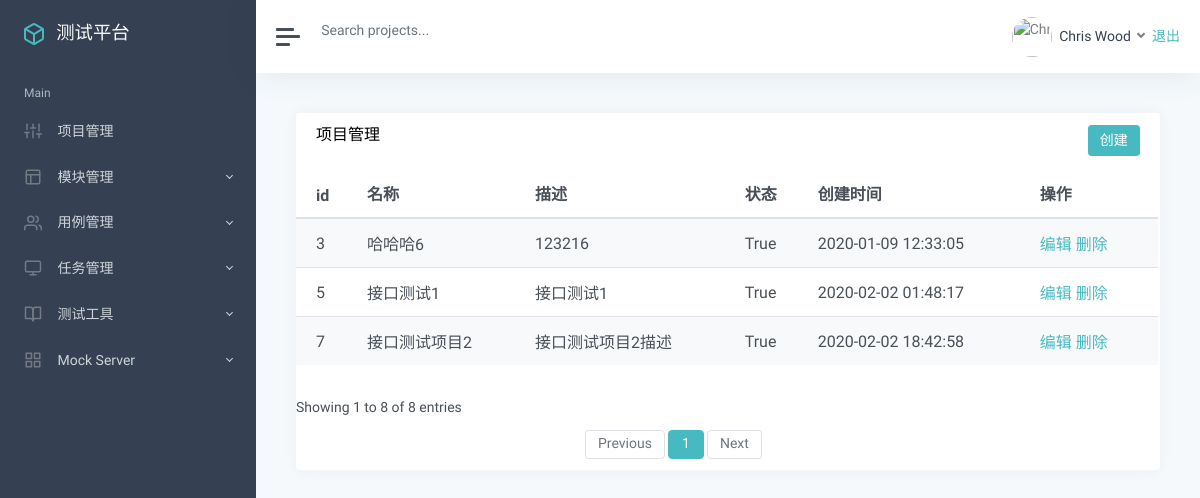
/manage/ (signed in), run on an earlier commit of the app's database.
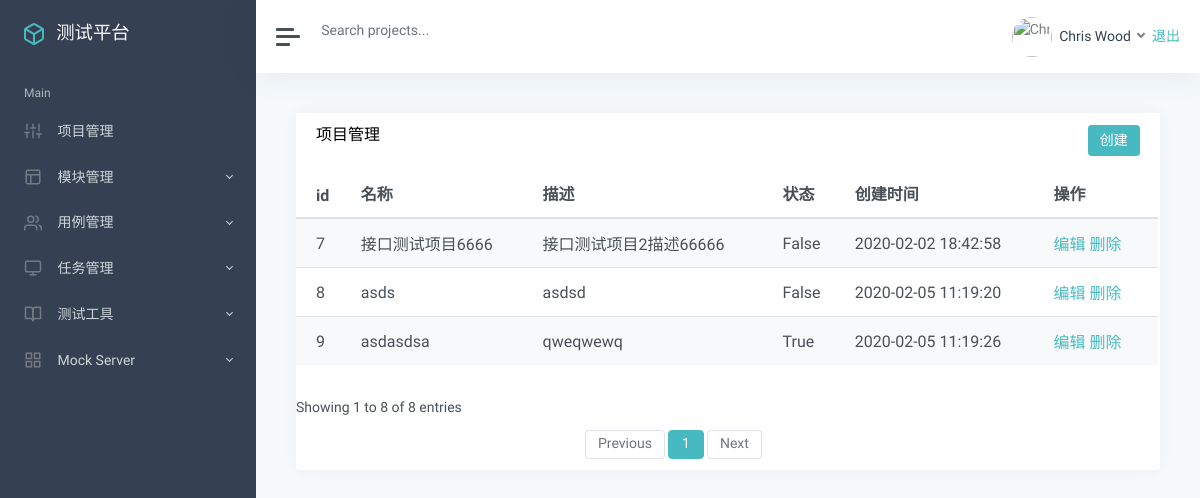
And on a later commit of the database.
### app_manage/models.py (models this page shows, shortened)
class Project(models.Model):
    name = models.CharField("名称", max_length=100, null=False, default="")
    describe = models.TextField("描述", default="")
    status = models.BooleanField("状态：", default=True)
    update_time = models.DateTimeField("更新时间", auto_now=True)
    create_time = models.DateTimeField("创建时间", auto_now_add=True)

### app_manage/views/project_view.py (the view)
# urls.py: path('', project_view.list_project),
@login_required
def list_project(request):
    projects_list = Project.objects.all()
    return render(request, "project/list.html", {"projects":projects_list})

### templates/project/list.html (shortened to what this page needs)
{% extends "manage.html" %}
{% block manage %}
<div class="card flex-fill">
    <div class="card-header">
        <h5 class="card-title mb-0" style="float:left">项目管理</h5>
        <button onclick="add()" type="button" class="btn btn-primary" style="float:right">创建</button>
    </div>
    <div id="datatables-dashboard-traffic_wrapper" class="dataTables_wrapper dt-bootstrap4 no-footer">
        <div class="row">
            <div class="col-sm-12">
                <table id="datatables-dashboard-traffic" style="able-layout:fixed;"
                    class="table table-striped my-0 dataTable no-footer" role="grid"
                    aria-describedby="datatables-dashboard-traffic_info">
                    <thead>
                        <tr role="row">
                            <th>id</th>
                            <th>名称</th>
                            <th>描述</th>
                            <th>状态</th>
                            <th>创建时间</th>
                            <th>操作</th>
                        </tr>
                    </thead>
                    <tbody>
                        {% for p in projects %}
                        <tr role="row" class="odd">
                            <td>{{p.id}}</td>
                            <td>{{p.name}}</td>
                            <td>{{p.describe}}</td>
                            <td>{{p.status}}</td>
                            <td>{{p.create_time |date:"Y-m-d H:i:s"}}</td>
                            <td>
                                <a href="/manage/project_edit/{{ p.id }}/">编辑</a>
                                <a href="/manage/project_delete/{{ p.id }}/">删除</a>
                            </td>
                        </tr>
                        {% endfor %}
                    </tbody>
                </table>
            </div>
        </div>
        <div class="row">
            <div class="col-sm-12 col-md-5">
                <div class="dataTables_info" id="datatables-dashboard-traffic_info" role="status" aria-live="polite"></div>
                    Showing 1 to 8 of 8 entries</div>
            </div>
            <div class="col-sm-12 col-md-7">
                <div class="dataTables_paginate paging_simple_numbers" id="datatables-dashboard-traffic_paginate">
                    <ul class="pagination">
                        <li class="paginate_button page-item previous disabled"
                            id="datatables-dashboard-traffic_previous"><a href="#"
                                aria-controls="datatables-dashboard-traffic" data-dt-idx="0" tabindex="0"
                                class="page-link">Previous</a></li>
                        <li class="paginate_button page-item active"><a href="#"
                                aria-controls="datatables-dashboard-traffic" data-dt-idx="1" tabindex="0"
                                class="page-link">1</a>
                        </li>
                        <li class="paginate_button page-item next disabled" id="datatables-dashboard-traffic_next"><a
                                href="#" aria-controls="datatables-dashboard-traffic" data-dt-idx="2" tabindex="0"
                                class="page-link">Next</a>
                        </li>
                    </ul>
                </div>
            </div>
        </div>
    </div>
</div>
{% endblock %}

### templates/manage.html (shortened to what this page needs)
{% extends "base.html" %}
{% block base %}
<div class="wrapper">
    <nav id="sidebar" class="sidebar">
        <div class="sidebar-content ">
            <a class="sidebar-brand" href="index.html">
                <span class="align-middle">测试平台</span>
            </a>
            <ul class="sidebar-nav">
                <li class="sidebar-header">
                    Main
                </li>
                <li class="sidebar-item">
                    <a href="/manage/project_list/" class="sidebar-link" aria-expanded="true">
                         <span class="align-middle">项目管理</span>
                    </a>
                </li>
                <li class="sidebar-item">
                    <a href="/manage/module_list/" data-toggle="collapse" class="sidebar-link collapsed">
                         <span class="align-middle">模块管理</span>
                    </a>
                </li>
                <li class="sidebar-item">
                    <a href="#auth" data-toggle="collapse" class="sidebar-link collapsed">
                        <span class="align-middle">用例管理</span>
                    </a>
                </li>
                <li class="sidebar-item">
                    <a href="#layouts" data-toggle="collapse" class="sidebar-link collapsed">
                         <span class="align-middle">任务管理</span>
                    </a>
                </li>
                <li class="sidebar-item">
                    <a href="#documentation" data-toggle="collapse" class="sidebar-link collapsed">
                         <span class="align-middle">测试工具</span>
                    </a>
                </li>
                <li class="sidebar-item">
                    <a href="#ui" data-toggle="collapse" class="sidebar-link collapsed">
                         <span class="align-middle">Mock Server</span>
                    </a>
                </li>
            </ul>
        </div>
    </nav>
    <div class="main">
        <nav class="navbar navbar-expand navbar-light bg-white">
            <a class="sidebar-toggle d-flex mr-2">
                <i class="hamburger align-self-center"></i>
            </a>
            <form class="form-inline d-none d-sm-inline-block">
                <input class="form-control form-control-no-border mr-sm-2" type="text" placeholder="Search projects..."
                    aria-label="Search">
            </form>
            <div class="navbar-collapse collapse">
                <ul class="navbar-nav ml-auto">
                    <li class="nav-item dropdown">
                        <a class="nav-link dropdown-toggle d-none d-sm-inline-block" href="#" data-toggle="dropdown">
                            <img src="img/avatars/avatar.jpg" class="avatar img-fluid rounded-circle mr-1"
                                alt="Chris Wood">
                            <span class="text-dark">Chris Wood</span>
                            <a href="/logout/">退出</a>
                        </a>
                    </li>
                </ul>
            </div>
        </nav>
        <main class="content">
            <div class="container-fluid p-0">
                {% block manage %}
                {% endblock %}
            </div>
    </div>
{% endblock %}

### templates/base.html (shortened to what this page needs)
<html>
<head>
  {% load static %}
  <link href='{% static "css/theme.css" %}' rel='stylesheet' type='text/css' />
  <link href='{% static "css/classic.css" %}' rel='stylesheet' type='text/css' />
</head>
<body>
{% block base %}{% endblock %}
</body>
</html>

What changed in the data, as far as the page shows it:
removed Project: id "3", name "哈哈哈6", describe "123216", status "True", create_time "2020-01-09 12:33:05"
removed Project: id "5", name "接口测试1", describe "接口测试1", status "True", create_time "2020-02-02 01:48:17"
changed Project id 7: name "接口测试项目2" → "接口测试项目6666"; describe "接口测试项目2描述" → "接口测试项目2描述66666"; status "True" → "False"
added Project: id "8", name "asds", describe "asdsd", status "False", create_time "2020-02-05 11:19:20"
added Project: id "9", name "asdasdsa", describe "qweqwewq", status "True", create_time "2020-02-05 11:19:26"
